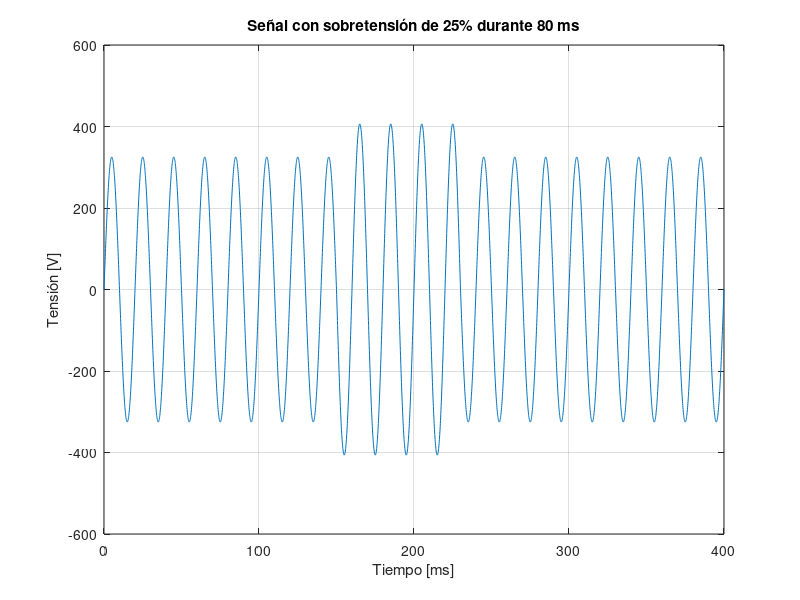
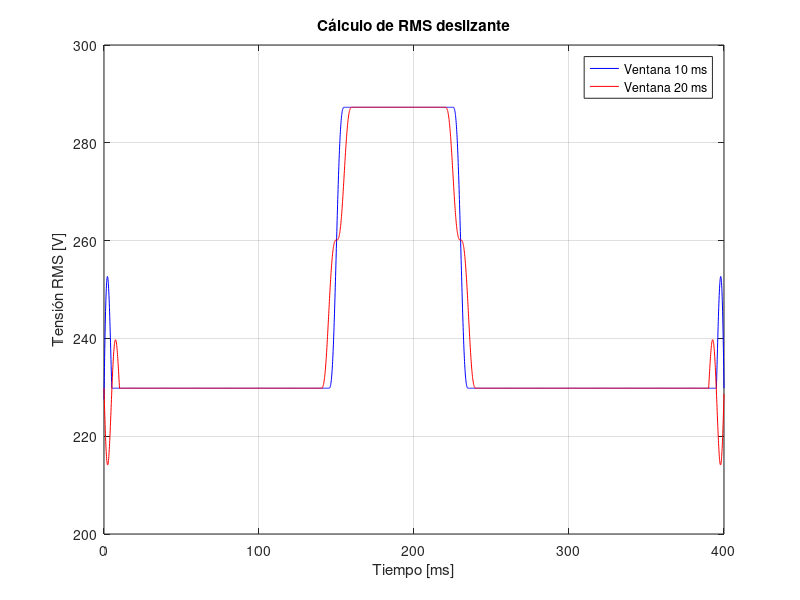
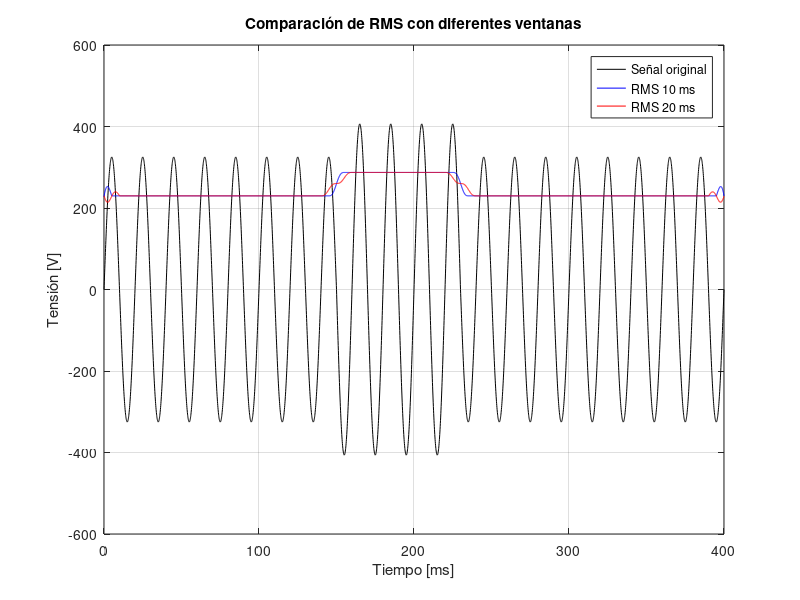

These figures' MATLAB source, in order:
% Práctica 2. Itinerario de Eléctrica
% Máster en Ingeniería Industrial. Universidad de Almería
% Ejercicio 4.3: Sobretensión por Conmutación de Condensadores
% Grupo 3: Nadia Rotbi Prado, Encarnación Cervantes Requena y Pablo Segura
% Fernández
clear; close all; clc;

%% 1. Generar la señal de sobretensión
% Parámetros básicos
fs = 10e3;               % Frecuencia de muestreo (10 kHz)
t_total = 0.4;           % Duración total [s]
t = 0:1/fs:t_total;      % Vector de tiempo
f = 50;                  % Frecuencia [Hz]
Vp = 325;                % Amplitud nominal [V pico]

% Sobretensión
inicio_evento = 0.150;   % [s]
duracion_evento = 0.080; % [s]
fin_evento = inicio_evento + duracion_evento;

% Señal base
v = Vp * sin(2*pi*f*t);

% Aumento del 25% durante el evento
indice_evento = (t >= inicio_evento) & (t <= fin_evento);
v(indice_evento) = 1.25 * Vp * sin(2*pi*f*t(indice_evento));

figure;
plot(t*1000, v);
xlabel('Tiempo [ms]');
ylabel('Tensión [V]');
title('Señal con sobretensión de 25% durante 80 ms');
grid on;

%% 2. Calcular RMS deslizante con ventanas de 10 ms y 20 ms
% Ventanas de 10 ms y 20 ms
ventana1 = round(0.010 * fs);
ventana2 = round(0.020 * fs);

% RMS deslizante
v_rms_10 = sqrt(movmean(v.^2, ventana1));
v_rms_20 = sqrt(movmean(v.^2, ventana2));

figure;
plot(t*1000, v_rms_10, 'b', 'DisplayName', 'Ventana 10 ms');
hold on;
plot(t*1000, v_rms_20, 'r', 'DisplayName', 'Ventana 20 ms');
xlabel('Tiempo [ms]');
ylabel('Tensión RMS [V]');
title('Cálculo de RMS deslizante');
legend;
grid on;

figure;
plot(t*1000, v, 'k', 'DisplayName', 'Señal original');
hold on;
plot(t*1000, v_rms_10, 'b', 'DisplayName', 'RMS 10 ms');
plot(t*1000, v_rms_20, 'r', 'DisplayName', 'RMS 20 ms');
xlabel('Tiempo [ms]');
ylabel('Tensión [V]');
title('Comparación de RMS con diferentes ventanas');
legend;
grid on;

